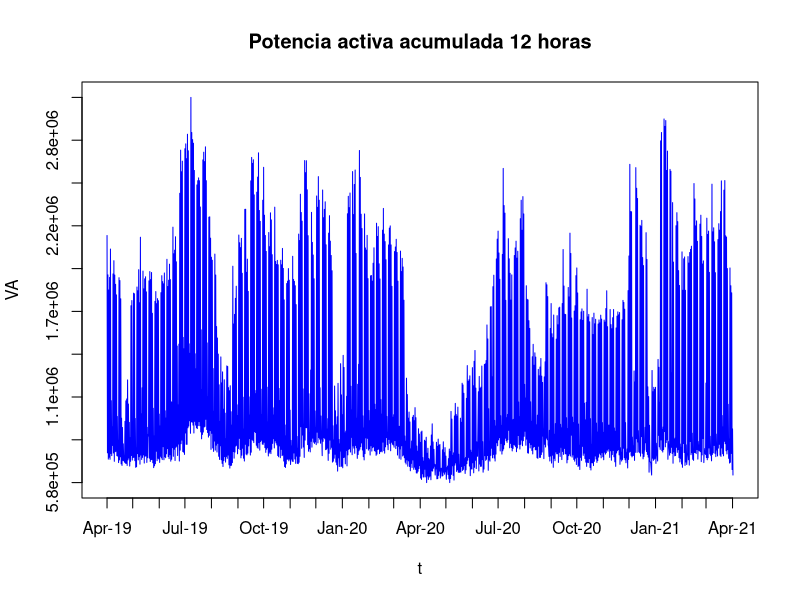
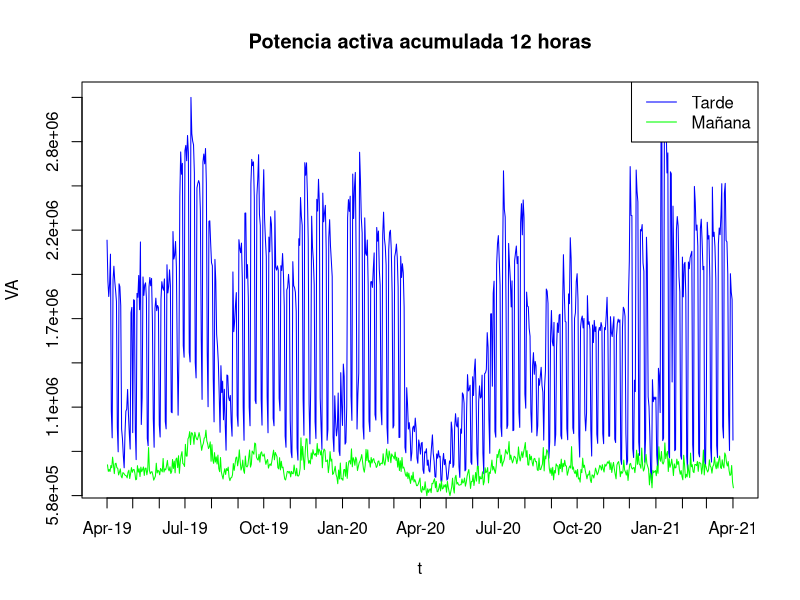
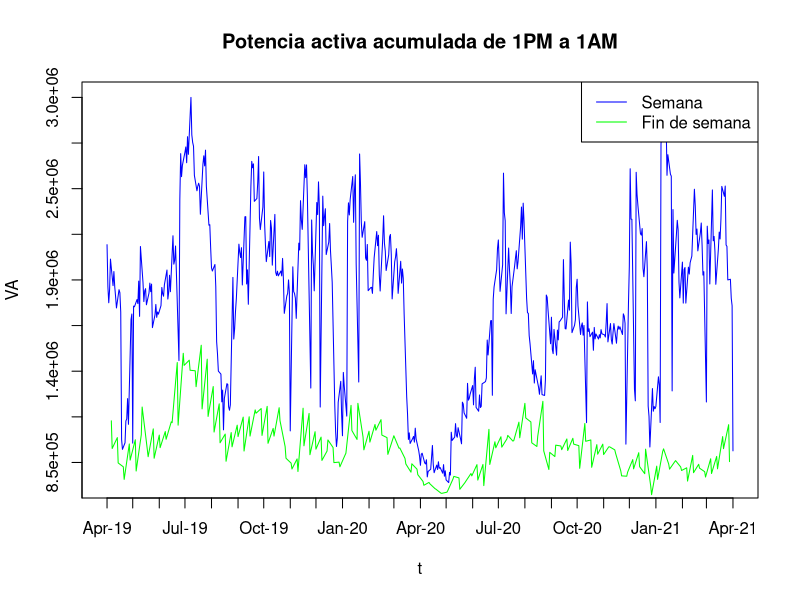
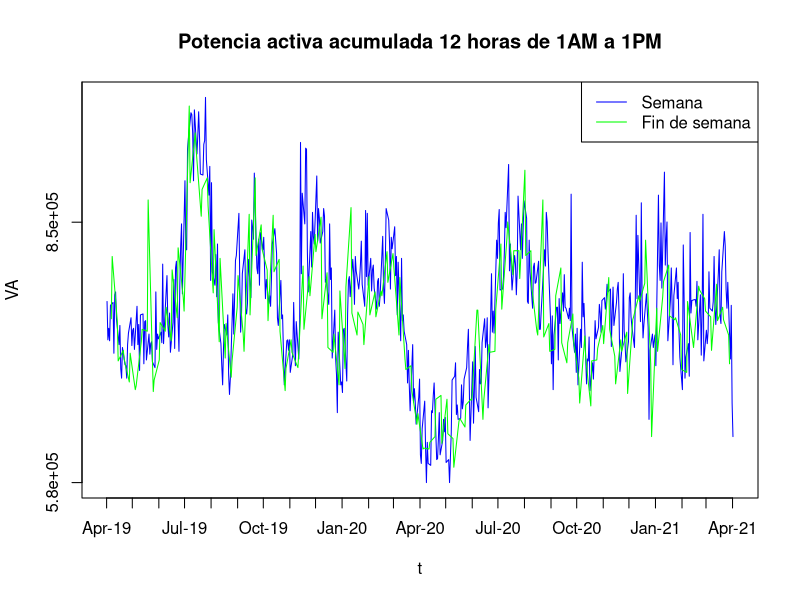

Here is the R script that generated these plots, in order: (Note: this script raises an error after producing the figures.)
## ---- chunk 1
knitr::opts_chunk$set(echo = TRUE)
## ---- chunk 2
serie <- read.csv(file = 'data/potencia.csv', sep = ';')
t <- as.POSIXlt(serie$Time, format = "%Y-%m-%dT%H:%M:%S")
VA <- as.numeric(serie$Value)
plot(t, VA, type="l",main = "Potencia activa acumulada 12 horas", col="blue", xaxt="n", yaxt="n")
axis.POSIXct(1,at=seq(min(t), max(t), by="months"), format="%b-%y")
yticks <- seq(min(VA), max(VA), length.out=10)
axis(2, at=yticks, labels=formatC(yticks, format="e", digits = 1))
## ---- chunk 3
min(t); max(t);
## ---- chunk 4
serie <- read.csv(file = 'data/potencia_corr.csv', sep = ';')
t <- as.POSIXlt(serie$Time, format = "%Y-%m-%dT%H:%M:%S")
VA <- as.numeric(serie$Value)
## ---- chunk 5
tarde <- t$hour < 3
manana <- tarde == F
plot(t[tarde], VA[tarde], type="l",main = "Potencia activa acumulada 12 horas", col="blue", xaxt="n", yaxt="n", 
     ylab="VA", xlab="t")
lines(t[manana], VA[manana],col="green")
axis.POSIXct(1,at=seq(min(t), max(t), by="months"), format="%b-%y")
yticks <- seq(min(VA), max(VA), length.out=10)
axis(2, at=yticks, labels=formatC(yticks, format="e", digits = 1))
legend("topright", legend=c("Tarde", "Mañana"), lty=1, col=c("blue", "green"))
## ---- chunk 6
weekend <- t$wday %in% c(0,6)
weekday <- weekend == F
plot(t[tarde & weekday], VA[tarde & weekday], type="l",main = "Potencia activa acumulada de 1PM a 1AM", col="blue", xaxt="n", yaxt="n", 
     ylab="VA", xlab="t")
lines(t[tarde & weekend], VA[tarde & weekend],col="green")
axis.POSIXct(1,at=seq(min(t), max(t), by="months"), format="%b-%y")
yticks <- seq(min(VA), max(VA), length.out=10)
axis(2, at=yticks, labels=formatC(yticks, format="e", digits = 1))
legend("topright", legend=c("Semana", "Fin de semana"), lty=1, col=c("blue", "green"))
## ---- chunk 7
plot(t[manana & weekday], VA[manana & weekday], type="l",main = "Potencia activa acumulada 12 horas de 1AM a 1PM", col="blue", xaxt="n", yaxt="n", 
     ylab="VA", xlab="t")
lines(t[manana & weekend], VA[manana & weekend],col="green")
axis.POSIXct(1,at=seq(min(t), max(t), by="months"), format="%b-%y")
yticks <- seq(min(VA), max(VA), length.out=10)
axis(2, at=yticks, labels=formatC(yticks, format="e", digits = 1))
legend("topright", legend=c("Semana", "Fin de semana"), lty=1, col=c("blue", "green"))
## ---- chunk 8
num_semana = data.frame(week=strftime(t,format="%W"))
datef= data.frame(date=strftime(t,format="%Y-%d-%d"))
year = data.frame(year=strftime(t,format="%Y"))
tardef = data.frame(tarde=tarde)
weekdayf = data.frame(weekday=weekday)
VA_agg = aggregate(VA, by=c(num_semana, year, tardef, weekdayf), FUN=sum)
VA_agg$date <- as.Date((c(VA_agg$week) - 1)*7 + (c(VA_agg$year) - 1)*365, origin = "2018/12/31")
VA_tarde_semana = VA_agg[(VA_agg$tarde==TRUE & VA_agg$weekday==TRUE), ]
VA_tarde_finsemana = VA_agg[(VA_agg$tarde==TRUE & VA_agg$weekday==FALSE), ]

plot(VA_tarde_semana$date, VA_tarde_semana$x/VA_tarde_semana$x[1], type="l",main = "Potencia activa acumulada relativa al inicio de la serie", col="blue", xaxt="n", ylab="1 = Consumo al inicio de abril 2019", xlab="t")
lines(VA_tarde_finsemana$date, VA_tarde_finsemana$x/VA_tarde_finsemana$x[1],col="green")
axis.Date(1,at=seq(min(VA_agg$date), max(VA_agg$date), by="months"), format="%b-%y")
legend("topright", legend=c("Semana tarde", "Fin de semana tarde"), lty=1, col=c("blue", "green"))
## ---- chunk 9
VA_aggr2 = aggregate(VA, by=c(num_semana, year), FUN=sum)
VA2019 = VA_aggr2[(VA_aggr2$year == 2019),]
VA2020 = VA_aggr2[(VA_aggr2$year == 2020),]
VA2021 = VA_aggr2[(VA_aggr2$year == 2021),]
plot(c(VA2020$week), VA2020$x, type="l",main = "Potencia activa por año", col="green", ylab="VA", xlab="Número de semana", ylim=c(min(VA2021$x),max(VA2019$x)))
lines(VA2019$week, VA2019$x,col="blue")
lines(VA2021$week, VA2021$x,col="red")
legend("topright", legend=c("2019", "2020", "2021"), lty=1, col=c("blue", "green", "red"))
## ---- chunk 10
# Construcción de la serie de un año BAU
VA_BAU = VA[t$year == 119 | (t$year == 120 & (t$mon < 2)) | (t$year == 121 & (t$mon >= 2))]
VA_BAU = VA_BAU[1:728] # 52 semanas justas
t_BAU = t[t$year == 119 | (t$year == 120 & (t$mon < 2)) | (t$year == 121 & (t$mon >= 2))]
t_BAU = t_BAU[1:728] # 52 semanas justas
nday = strftime(t_BAU,format="%j")
VA_BAU = VA_BAU[order(nday)]
VA_BAU_avg<-filter(VA_BAU,filter=rep(1/14,14), circular = TRUE)
day_month = as.Date(rep(c(1:364),each=2), origin = "2020/12/31") # El año nos da igual
plot(day_month, VA_BAU_avg, type="l")
## ---- chunk 11
#Creación de las dummies
vacaciones_dummy_avg = (VA_BAU_avg < 10e5)*1
vacaciones_dummy_avg<-filter(vacaciones_dummy_avg,filter=rep(1/14,14), circular = TRUE)

month_avg = as.integer(strftime(day_month,format="%m"))
m1_dummy_avg = (month_avg == 1)*1; m1_dummy_avg = filter(m1_dummy_avg,filter=rep(1/14,14), circular = TRUE)
m3_dummy_avg = (month_avg == 3)*1; m3_dummy_avg = filter(m3_dummy_avg,filter=rep(1/14,14), circular = TRUE)
m5_dummy_avg = (month_avg == 5)*1; m5_dummy_avg = filter(m5_dummy_avg,filter=rep(1/14,14), circular = TRUE)
m7_dummy_avg = (month_avg == 7)*1; m7_dummy_avg = filter(m7_dummy_avg,filter=rep(1/14,14), circular = TRUE)
m9_dummy_avg = (month_avg == 9)*1; m9_dummy_avg = filter(m9_dummy_avg,filter=rep(1/14,14), circular = TRUE)
m11_dummy_avg = (month_avg == 11)*1; m11_dummy_avg = filter(m11_dummy_avg,filter=rep(1/14,14), circular = TRUE)
## ---- chunk 12
# AVERAGE
t = rep(c(1:364),each=2)
t2=t^2;t3=t^3;t4=t^4;t5=t^5;t6=t^6;t8=t^8;t10=t^10;t12=t^12;t14=t^14;t16=t^16
quadraticmodel<-lm(VA_BAU_avg~t+t2+t3+t4+t5+t6+t8+t10+t12+t14+t16+
                     vacaciones_dummy_avg+m1_dummy_avg+m3_dummy_avg+m5_dummy_avg+m7_dummy_avg+m9_dummy_avg+m11_dummy_avg)
plot(day_month,VA_BAU_avg,type="l",main = "Potencia activa", ylab="va")
lines(day_month,quadraticmodel$fit, col=2, lwd=2)
